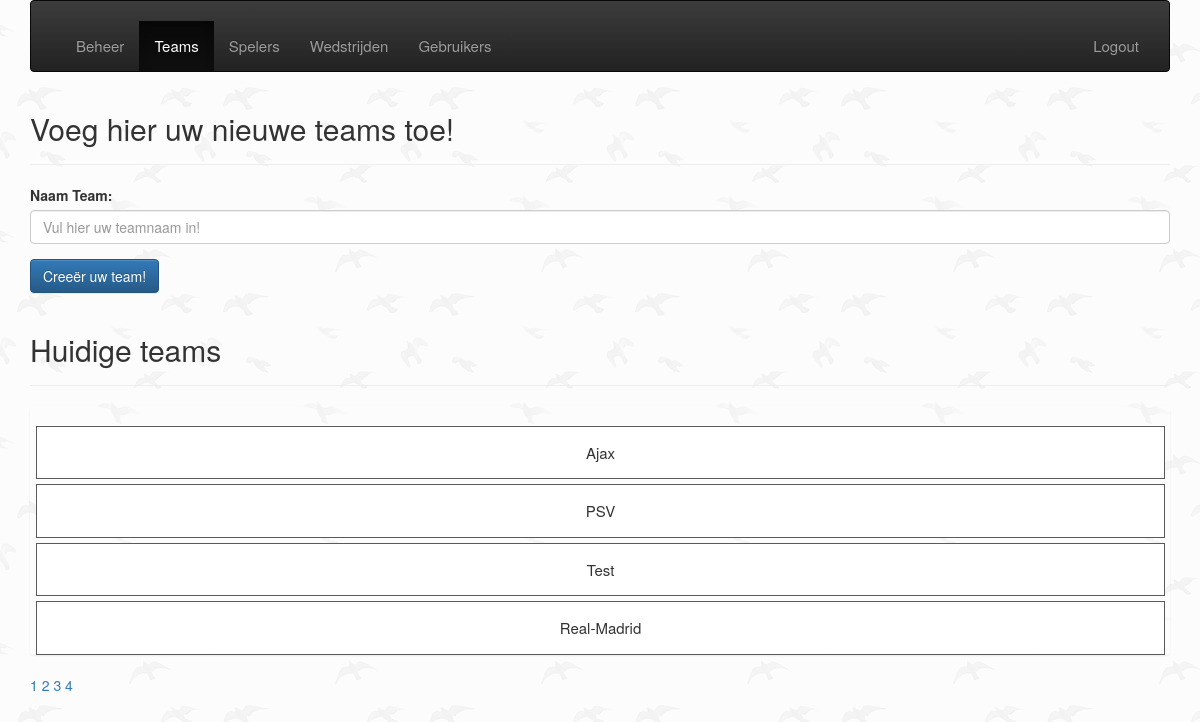
The page /admin/public/createTeam.php (signed in) on the database its author committed.
### tables this page shows
CREATE TABLE `tbl_teams` (
  `id` int(11) UNSIGNED NOT NULL,
  `poule_id` int(11) NOT NULL DEFAULT '0',
  `name` varchar(255) NOT NULL,
  `points` int(3) DEFAULT '0',
  `created_at` datetime NOT NULL DEFAULT CURRENT_TIMESTAMP,
  `deleted_at` datetime DEFAULT NULL
);

### admin/public/createTeam.php (the view, shortened to what this page needs)
<?php
require ('header.php');
require ('../app/database.php');
?>
    <header class="page-header">
        <h2>Voeg hier uw nieuwe teams toe!</h2>
    </header>
<section>
    <form action="../app/team_manager.php" method="POST" enctype="multipart/form-data">
        <div class="form-group">
            <label for="nameTeam">Naam Team:</label>
            <input type="text" class="form-control" name="nameTeam" placeholder="Vul hier uw teamnaam in!">
        </div>
        <div class="form-group">
            <input type="submit" value="Creeër uw team!" class="btn btn-primary" name="register">
        </div>
    </form>
    <header class="page-header">
        <h2>Huidige teams</h2>
    </header>
        <?php
        $page = isset($_GET['page'])?(int)$_GET['page'] : 1;
        $perPage = isset($_GET['per-page'])&& $_GET['per-page'] <=4  ?(int)$_GET['per-page'] : 4;
        $start = ($page > 1) ? ($page * $perPage) - $perPage : 0;
        $teams = $db_conn->prepare ("SELECT SQL_CALC_FOUND_ROWS * FROM tbl_teams LIMIT {$start},{$perPage}");
        $teams->execute();
        $teams = $teams->fetchAll(PDO::FETCH_ASSOC);
        $total = $db_conn->query("SELECT FOUND_ROWS() as total")->fetch()['total'];
        $pages = ceil($total /$perPage);
        ?>
        <ul class="list-group">
            <?php
            foreach ($teams as $team)
            {
                echo "<ul class=\"game-item\">
                          <form action=\"   adjust_team.php\" method=\"POST\">
                          <input type=\"hidden\" name=\"adjust\" value=\"{$team['id']}\">
                          <input class=\"adjust\" type=\"submit\" value=\"adjust\">
                             </form>
                          <li>{$team['name']}</li>
                          <form action=\"../app/delete_team_manager.php\" method=\"POST\">
                          <input type=\"hidden\" name=\"delete\" value=\"{$team['id']}\">
                          <input class=\"delete\" type=\"submit\" value=\"delete\">
                          </form>
                          </ul>";
            }
            ?>
        </ul>
        <div class="pagenation">
            <?php  for ($x =1; $x <= $pages; $x++) :?>
                <a href="?page=<?php echo $x; ?>&per-page=<?php echo $perPage ?>"><?php  echo $x; ?></a>
            <?php endfor; ?>
        </div>
</section>
<?php
 require ('footer.php');
?>

### admin/css/main.css (style rules this page uses)
ul { padding-top: 20px; list-style-type: none; }
li { font-size: 15px; }
body { background: url("../img/bg.png"); }
a { color: red; }
.game-item { padding: 15px; border: 1px solid rgb(90, 90, 90); margin: 0 5px 5px 6px; background: #FFF; position: relative; text-align: center; }

### rows shown on the page
tbl_teams: name "Ajax"
tbl_teams: name "PSV"
tbl_teams: name "Test"
tbl_teams: name "Real-Madrid"

### other values the page prints
$item['label'] "Beheer"
$item['label'] "Teams"
$item['label'] "Spelers"
$item['label'] "Wedstrijden"
$item['label'] "Gebruikers"
